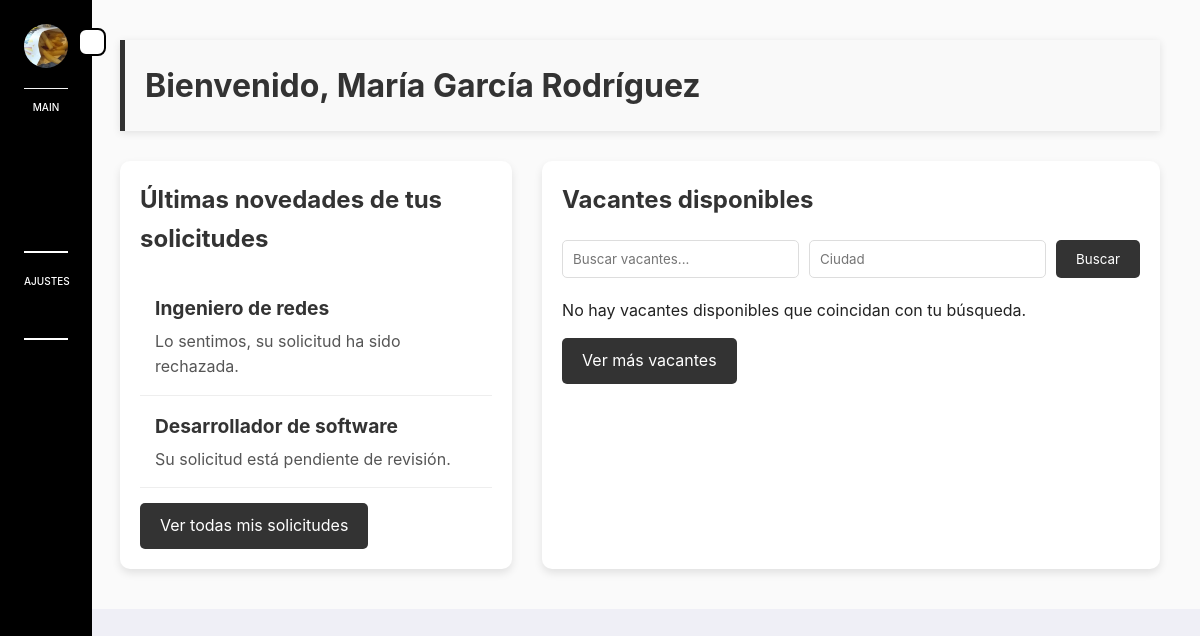
Page /es/user/prospecto/prospecto_dashboard.php (signed in) on the committed database.
### tables this page shows
CREATE TABLE Prospecto (
  numero INT PRIMARY KEY AUTO_INCREMENT,
  nombre VARCHAR(30) NOT NULL,
  primerApellido VARCHAR(30) NOT NULL,
  segundoApellido VARCHAR(30),
  resumen VARCHAR(300),
  fechaNacimiento DATE NOT NULL,
  numTel VARCHAR(15) NOT NULL,
  usuario INT NOT NULL,
  FOREIGN KEY (usuario) REFERENCES Usuario(numero)
);

CREATE TABLE Solicitud (
    prospecto INT(8) NOT NULL,
    vacante INT(8) NOT NULL,
    estatus VARCHAR(5) NOT NULL,
    es_cancelada BOOLEAN NOT NULL,
    PRIMARY KEY (prospecto, vacante),
    FOREIGN KEY (prospecto) REFERENCES Prospecto(numero),
    FOREIGN KEY (vacante) REFERENCES Vacante(numero),
    FOREIGN KEY (estatus) REFERENCES Estatus_Solicitud(codigo)
);

CREATE TABLE Vacante (
  numero INT PRIMARY KEY AUTO_INCREMENT,
  titulo VARCHAR(30) NOT NULL,
  descripcion VARCHAR(250) NOT NULL,
  salario INT,
  es_directo BOOLEAN NOT NULL,
  cantEmpleados INT NOT NULL,
  fechaInicio DATE NOT NULL,
  fechaCierre DATE NOT NULL,
  diasRestantes INT NOT NULL,
  estado BOOLEAN NOT NULL,
  tipo_contrato VARCHAR(5) NOT NULL,
  empresa INT NOT NULL,
  FOREIGN KEY (tipo_contrato) REFERENCES Tipo_Contrato(codigo),
  FOREIGN KEY (empresa) REFERENCES Empresa(numero)
);

### es/user/prospecto/prospecto_dashboard.php (the view, shortened to what this page needs)
<?php
include_once($_SERVER['DOCUMENT_ROOT'] . '/Outsourcing/config.php');
$user_id = $_SESSION['user_id'];
$query_prospecto = "SELECT nombre, primerApellido, segundoApellido FROM Prospecto WHERE usuario = $user_id";
$result_prospecto = mysqli_query($conexion, $query_prospecto);
$prospecto = mysqli_fetch_assoc($result_prospecto);
$query_solicitudes = "
    SELECT s.*, v.titulo, e.nombre AS nombre_estatus
    FROM Solicitud s
    JOIN Vacante v ON s.vacante = v.numero
    JOIN Estatus_Solicitud e ON s.estatus = e.codigo
    WHERE s.prospecto = (SELECT numero FROM Prospecto WHERE usuario = $user_id)
    ORDER BY s.vacante DESC
    LIMIT 5
";
$result_solicitudes = mysqli_query($conexion, $query_solicitudes);
$query_vacantes = "
    SELECT v.numero, v.titulo, e.ciudad, e.colonia
    FROM Vacante v
    JOIN Empresa e ON v.empresa = e.numero
    WHERE v.fechaCierre >= CURDATE()
    ORDER BY v.fechaInicio DESC
    LIMIT 5
";
$result_vacantes = mysqli_query($conexion, $query_vacantes);
$search_keyword = isset($_GET['search_keyword']) ? mysqli_real_escape_string($conexion, $_GET['search_keyword']) : '';
$search_city = isset($_GET['search_city']) ? mysqli_real_escape_string($conexion, $_GET['search_city']) : '';
?>
<!DOCTYPE html>
<html lang="es">
<head>
    <link rel="stylesheet" href="css/css.css">
</head>
<body>
    <?php include 'incluides/sidebar.php'; ?>
    <div class="container">
        <div class="welcome-message">
            <h1>Bienvenido, <?php echo $prospecto['nombre'] . ' ' . $prospecto['primerApellido'] . ' ' . $prospecto['segundoApellido']; ?></h1>
        </div>
        <div class="dashboard-grid">
            <div class="dashboard-section">
                <h2>Últimas novedades de tus solicitudes</h2>
                <?php if (mysqli_num_rows($result_solicitudes) > 0): ?>
                    <?php while ($solicitud = mysqli_fetch_assoc($result_solicitudes)): ?>
                        <div class="item">
                            <h3><?php echo htmlspecialchars($solicitud['titulo']); ?></h3>
                            <p>
                                <?php
                                    switch ($solicitud['estatus']) {
                                        case 'PEND': echo "Su solicitud está pendiente de revisión."; break;
                                        case 'RECH': echo "Lo sentimos, su solicitud ha sido rechazada."; break;
                                    }
                                ?>
                            </p>
                        </div>
                    <?php endwhile; ?>
                <?php else: ?>
                    <p>No hay solicitudes recientes.</p>
                <?php endif; ?>
                <a href="ver_solicitudes.php" class="btn">Ver todas mis solicitudes</a>
            </div>
            <div class="dashboard-section">
                <h2>Vacantes disponibles</h2>
                <form action="" method="GET" class="search-form">
                    <input type="text" name="search_keyword" placeholder="Buscar vacantes..." value="<?php echo htmlspecialchars($search_keyword); ?>">
                    <input type="text" name="search_city" placeholder="Ciudad" value="<?php echo htmlspecialchars($search_city); ?>">
                    <button type="submit">Buscar</button>
                </form>
                <?php if (mysqli_num_rows($result_vacantes) > 0): ?>
                    <?php while ($vacante = mysqli_fetch_assoc($result_vacantes)): ?>
                        <div class="item">
                            <h3><a href="detalles_vacante.php?id=<?php echo $vacante['numero']; ?>" style="color: #333; text-decoration: none;"><?php echo htmlspecialchars($vacante['titulo']); ?></a></h3>
                            <p><?php echo htmlspecialchars($vacante['ciudad']) . ", " . htmlspecialchars($vacante['colonia']); ?></p>
                        </div>
                    <?php endwhile; ?>
                <?php else: ?>
                    <p>No hay vacantes disponibles que coincidan con tu búsqueda.</p>
                <?php endif; ?>
                <a href="buscar_vacantes.php" class="btn">Ver más vacantes</a>
            </div>
        </div>
    </div>
</body>
</html>

### es/user/prospecto/css/css.css (style rules this page uses)
body { font-family: 'Roboto', sans-serif; line-height: 1.6; color: #222; background-color: #f4f4f4; margin: 0; display: flex; }
.container { flex: 1; margin: 0 auto; padding: 40px; background-color: #fafafa; }
h1, h2 { color: #333; }
.welcome-message { background-color: #f9f9f9; border-left: 5px solid #333; padding: 20px; margin-bottom: 30px; box-shadow: 0 2px 8px rgba(0, 0, 0, 0.1); }
.dashboard-grid { display: grid; grid-template-columns: 1fr 1fr; gap: 30px; }
.dashboard-section { background-color: #fff; border-radius: 10px; padding: 20px; box-shadow: 0 4px 8px rgba(0, 0, 0, 0.1); }
.dashboard-section h2 { font-weight: 700; margin-bottom: 20px; color: #333; }
.item { padding: 15px; border-bottom: 1px solid #eee; }
.item h3 { font-size: 1.2em; color: #333; margin: 0; }
.item p { color: #555; margin: 5px 0 0; }
.btn { display: inline-block; background-color: #333; color: #fff; padding: 10px 20px; margin-top: 15px; text-align: center; border-radius: 5px; text-decoration: none; transition: background-color 0.3s; }
.search-form { display: flex; gap: 10px; margin-bottom: 20px; }
.search-form input[type="text"] { flex: 1; padding: 10px; border: 1px solid #ddd; border-radius: 5px; }
.search-form button { padding: 10px 20px; background-color: #333; color: #fff; border: none; border-radius: 5px; cursor: pointer; transition: background-color 0.3s; }

### es/user/admin/admin.css (style rules this page uses)
* { margin: 0; padding: 0; font-family: "Inter", sans-serif; box-sizing: border-box; }
body { background-color: #efeff6 ; }
.container { width: 100%; grid-template-columns: 1fr ; }

### es/user/prospecto/incluides/sidebar.php (style rules this page uses)
* { margin: 0; padding: 0; font-family: "Inter", sans-serif; box-sizing: border-box; }
body { background-color: #efeff6 ; }
.container { width: 100%; grid-template-columns: 1fr ; }

### rows in the picture
prospecto: nombre "María", primerApellido "García", segundoApellido "Rodríguez"
solicitud: vacante.titulo "Ingeniero de redes", shows "Lo sentimos, su solicitud ha sido rechazada."
solicitud: vacante.titulo "Desarrollador de software", shows "Su solicitud está pendiente de revisión."
